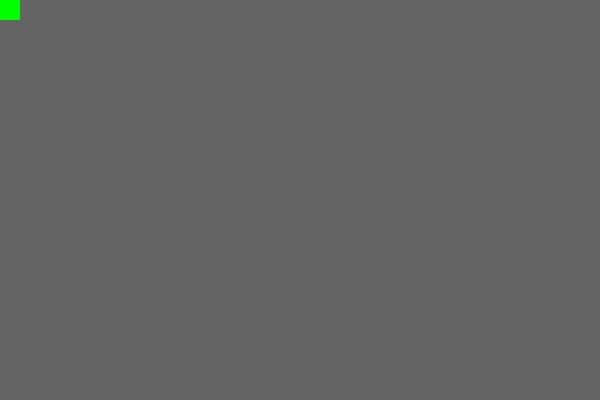
Frame 1 (no input)
Frame 60 (the mouse pressed at the canvas centre just before this capture): identical to frame 1, image omitted
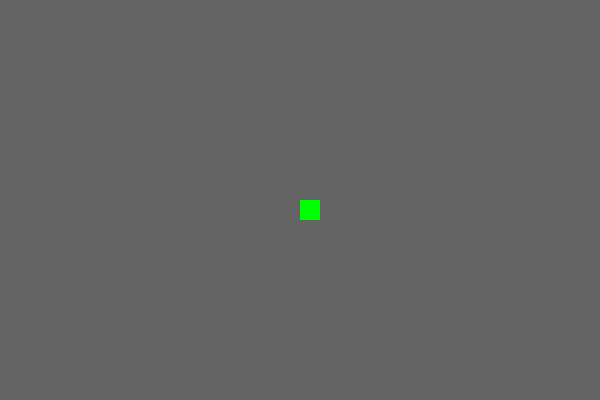
Frame 120 (the mouse held since frame 60 and released just before this capture)

The Processing sketch that drew these frames (run headless with seeded random() and noise(); from frame 60 on, the mouse is pressed at the canvas centre):

// Processing sketch: processing_150254
// ── processing_150254.pde

void setup() {
    size(600,400);
   
   }
void draw() { 
    background(100);
    fill(0,255,0);
    noStroke();
    //ellipse(300,200,30,30);
    //rect(100,200,20,20);
    rect(mouseX,mouseY,20,20);
    
    }
